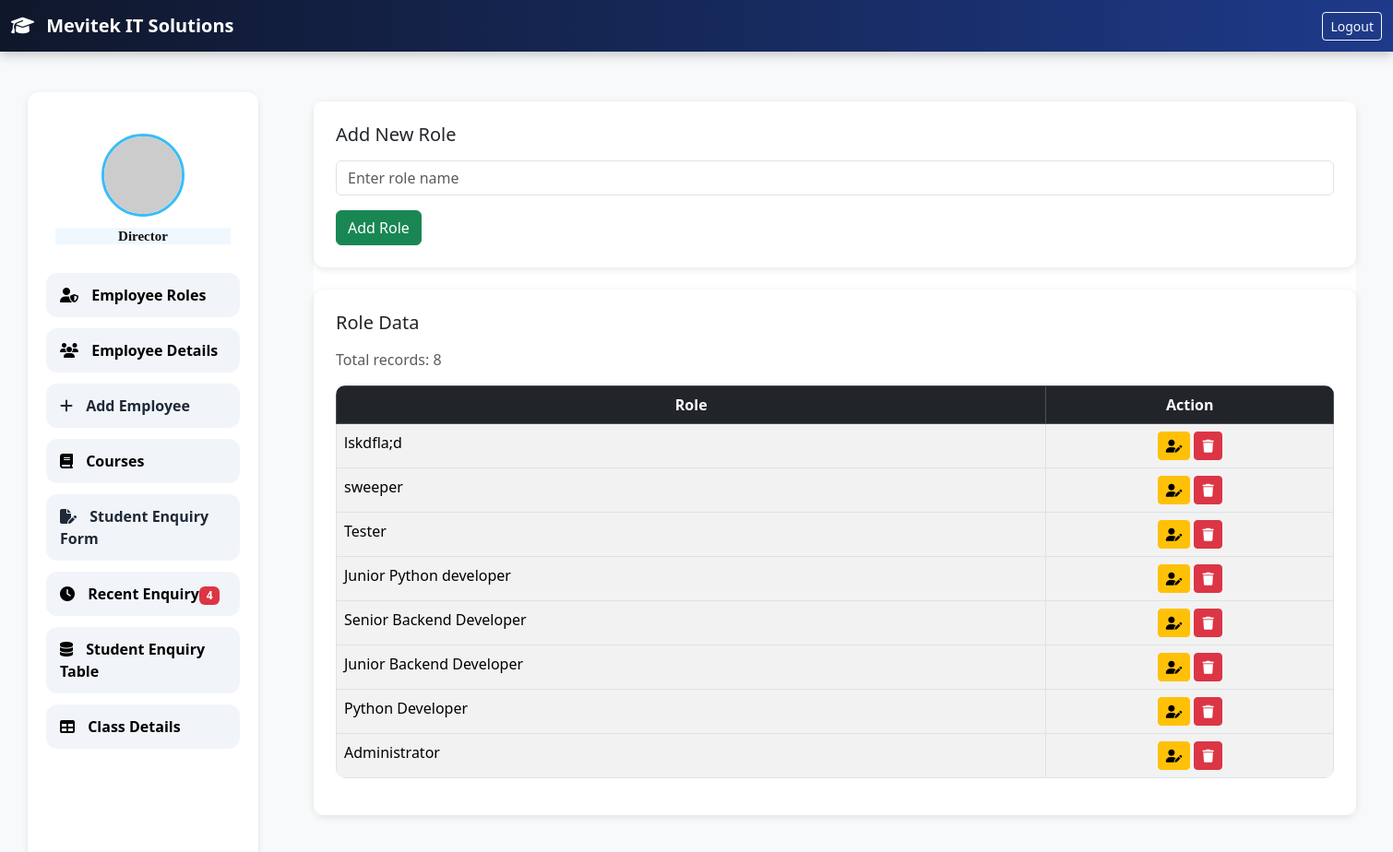
The app's page /adminpage/?open=roles (signed in) with its own data.
### superadmin/models.py (models this page shows)
class roleModel(models.Model):
    role = models.CharField(max_length=60)
    def __str__(self):
        return self.role

### superadmin/views.py (the view)
# urls.py: path('adminpage/',views.AdminPageView, name = 'adminpage'),
@never_cache
def AdminPageView(request):
    if request.session.get('user_id'):   # session missing
        unread_count = StudentEnquiryModel.objects.filter(is_recent=True).count()
        all_data = roleModel.objects.all().order_by('-id')
        employee_record = staffRegistrationModel.objects.all().order_by('-id')
        student_courses = studentCourses.objects.all().order_by('-id')
        enquiry_data = StudentEnquiryModel.objects.all()  # fetch all records
        recent_enquiry_data = StudentEnquiryModel.objects.filter(
            remark__isnull=True,
            is_recent=True
        ).order_by('-id')
        student_enquiry_data = StudentEnquiryModel.objects.filter(
            remark__isnull=False,
            is_recent=False
        ).order_by('-id')
        open_panel = request.GET.get("open")
        context = {
            'data': all_data,
            'employees': employee_record,
            'courses': student_courses,
            'enquiry_data': enquiry_data,
            "recent_enquiry": (open_panel == "recent_enquiry"),
            "recent_enquiry_data": recent_enquiry_data,
            "show_student_enquiry": (open_panel == "student_enquiry"),
            "student_enquiry_data": student_enquiry_data,
            "open": open_panel,  # to handle employee search panel
        }
        return render(request, 'superadmin/adminPage.html',context)
    else:
        return redirect("loginPage")

### staffPortal/models.py (called while the page is built)
    def __str__(self):
        return self.name

    def __str__(self):
        return self.name

    def __str__(self):
        return self.name

### superadmin/context_processor.py (called while the page is built)
def unread_enquiry_count(request):
    return{
        "unread_count":StudentEnquiryModel.objects.filter(is_recent=True).count()
    }

### superadmin/models.py (called while the page is built)
    def __str__(self):
        return self.course

### superadmin/templates/superadmin/adminPage.html (shortened to what this page needs)
{% extends "home/base_page.html" %}
{% load static %}
{% block extra_css %}
<link rel="stylesheet" href="{% static 'css/admin.css' %}">
{% endblock extra_css %}
{% block sidebar %}
    {% include "sidebar/superadmin_sidebar.html" %}
{% endblock %}
{% block content %}
<div class="content-area" id="content-area">
    <div class="accordion" id="adminAccordion">
        <div class="accordion-item border-0">
            <div id="panel_roles"
                 class="accordion-collapse collapse {% if request.GET.open == 'roles' %}show{% endif %}"
                 data-bs-parent="#adminAccordion">
                <div class="accordion-body p-0">
                    <div class="card p-4 mb-4">
                        <h5 class="mb-3">Add New Role</h5>
                        <form method="POST" action="{% url 'CreateRole' %}">
                            <div class="mb-3">
                                <input type="text" class="form-control" id="add-role" name="role" placeholder="Enter role name" value="{{instance.role}}" required>
                            </div>
                            <button type="submit" class="btn btn-success">Add Role</button>
                        </form>
                    </div>
                    <div id="roleTableContainer" class="card p-4 mt-4">
                        <h5 class="mb-3">Role Data</h5>
                        <p class="text-muted">Total records: {{ data|length }}</p>
                        <div class="table-responsive">
                            <table class="table table-bordered table-hover table-striped">
                                <thead class="table-dark">
                                    <tr>
                                        <th scope="col">Role</th>
                                        <th scope="col">Action</th>
                                    </tr>
                                </thead>
                                <tbody>
                                    {% for rec in data %}
                                        <tr>
                                            <td>{{ rec.role }}</td>
                                            <td class="text-center">
                                                <button class="btn btn-warning btn-sm" data-bs-toggle="collapse" data-bs-target="#updateRoleForm{{ rec.id }}">
                                                    <i class="fa-solid fa-user-pen"></i>
                                                </button>
                                                <a href="{% url 'delete' rec.id %}" class="btn btn-danger btn-sm" onclick="return confirm('Are you sure you want to delete ?');">
                                                    <i class="fa-solid fa-trash"></i>
                                                </a>
                                            </td>
                                        </tr>
                                    {% empty %}
                                        <tr>
                                            <td colspan="2" class="text-center">No Records Available</td>
                                        </tr>
                                    {% endfor %}
                                </tbody>
                            </table>
                        </div>
                    </div>
                </div>
            </div>
        </div>
        </div>
</div>
{% endblock %}

### static/css/base_page.css (style rules this page uses)
body { background: #f4f6fa; font-family: "Segoe UI", sans-serif; padding-top: 70px; }
.content-area { margin-right:-300px; padding: 30px; width: calc(100% - 300px); }
#content-area { margin-left: 0px; }

### superadmin/static/css/admin.css (style rules this page uses)
body { background-color: #f8f9fa; font-family: "Segoe UI", Tahoma, Geneva, Verdana, sans-serif; }
thead th { text-align: center; }
.content-area { margin-left: 300px; padding: 20px; }
.card { border-radius: 12px; box-shadow: 0 2px 8px rgba(0,0,0,0.1); border: none; }
table { border-radius: 10px; overflow: hidden; }

### records on screen
roleModel: role "lskdfla;d"
roleModel: role "sweeper"
roleModel: role "Tester"
roleModel: role "Junior Python developer"
roleModel: role "Senior Backend Developer"
roleModel: role "Junior Backend Developer"
roleModel: role "Python Developer"
roleModel: role "Administrator"

### other values on screen
{{ unread_count }} "4"
{{ data|length }} "8"
